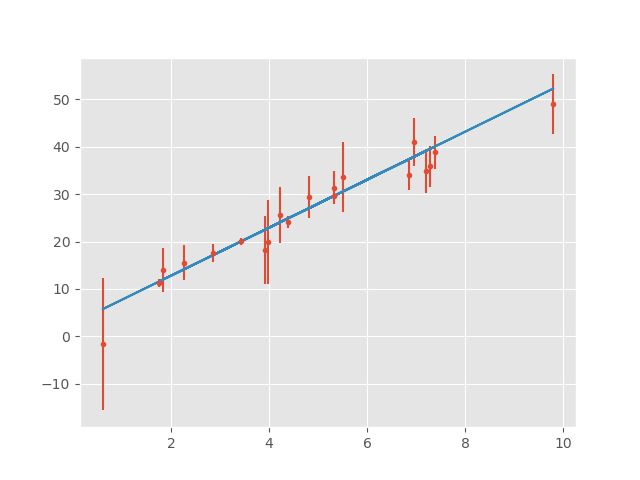

This chart was generated by the following Python code:
'''
fit line by maximum likelihood estimation
'''

import numpy as np
import matplotlib.pyplot as plt
from scipy import optimize

np.random.seed(123)
plt.style.use('ggplot')

def make_data(m=5, b=2, n=20):

        x = np.random.uniform(0,10,n)
        y = m*x + b
        u = np.random.normal(0, 5, n)
        y += np.random.rand(n)*u
        theta = [m, b]

        return theta, x, y, u


def log_likelihood(theta, x, y, u):

       m, b = theta
       n = len(x)
       f = lambda x: m*x + b
       log_l = -0.5 * np.sum(((y-f(x))/u)**2 + n * np.log(u**2))

       return log_l


def mle(x, y, u, log_l):

        nll = lambda *args: -1 * log_l(*args)
        result = optimize.minimize(nll, [1, 1], args=(x, y, u),
                        method='Nelder-Mead')

        return result.x

        
# an example
m, b = 5, 3
theta, x, y, u = make_data(m, b)
mle_theta = mle(x, y, u, log_likelihood)

plt.errorbar(x, y, u, fmt='.')
plt.plot(x, mle_theta[0] * x + mle_theta[1])
plt.show()
